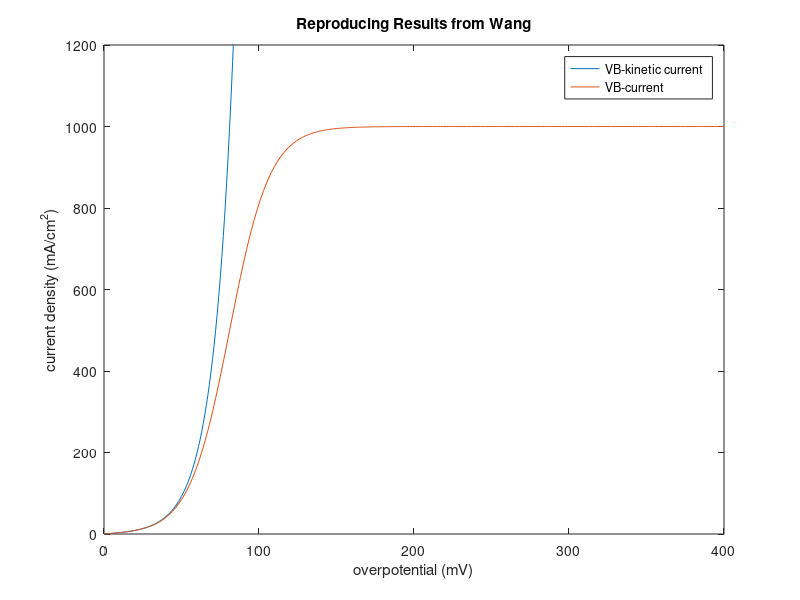
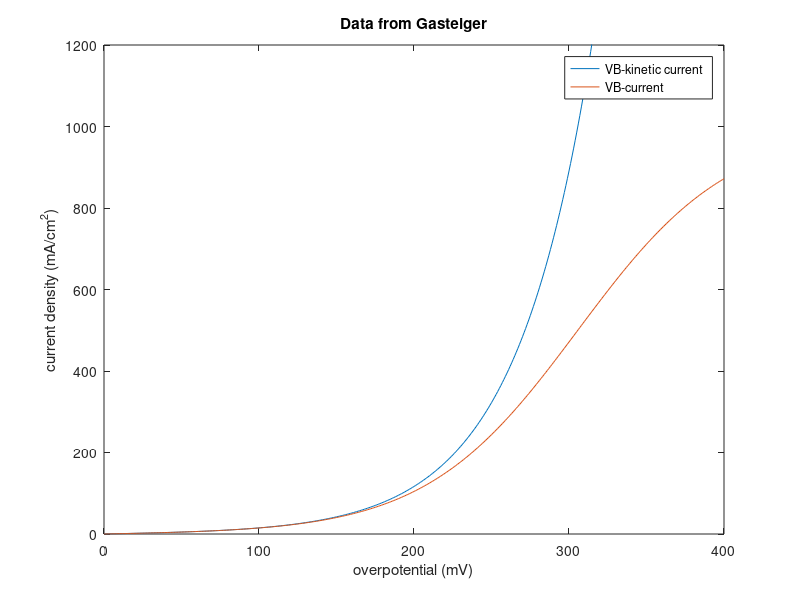

The MATLAB script that drew these images, in order:

N = 400; %max overpotential

%Wang Journal of The Electrochemical Society, 153 (9) A1732-A1740 (2006)
jo = 2; %mA/cm^2 exchange flux at equilibrium
b = 30; %mV/decade parameter from rotating disk electrode (T?, alpha?)
eta = 0:N; %mV overpotential
jL = 1000; %mV/cm^2 mass transport limiting current
jK = jo*(exp(2.3*eta/b)-exp(-2.3*eta/b)); %kinetic current density
jf = jo*(exp(2.3*eta/b)); %kinetic current of forward reaction
jVB = jK./(1+jf/jL);


figure(1)
plot(eta,jK,eta,jVB);
xlabel('overpotential (mV)');
ylabel('current density (mA/cm^2)');
legend('VB-kinetic current','VB-current')
title('Reproducing Results from Wang')
ylim([0 1200])

%Butler-Volmer with alpha = 0.48
T = 274; %K
jo = 2; %mA/cm^2 exchange flux at equilibrium
n = 2;
alpha = .48; %anodic transfer coefficient
R = 8.314; %J/molK
F = 96485; %A*s/mol
eta = 0:N; %mV overpotential
mVV = 10^3; %mV/V
jL = 1000; %mV/cm^2 mass transport limiting current
jK = jo*(exp(alpha*F/(R*T)/mVV*eta)-exp(-alpha*F/(R*T)/mVV*eta)); %kinetic current density
jf = jo*(exp(alpha*F/(R*T)/mVV*eta)); %kinetic current of forward reaction
jVB = jK./(1+jf/jL);

figure(2)
plot(eta,jK,eta,jVB);
xlabel('overpotential (mV)');
ylabel('current density (mA/cm^2)');
legend('VB-kinetic current','VB-current')
title('Data from Gasteiger')
ylim([0 1200])

